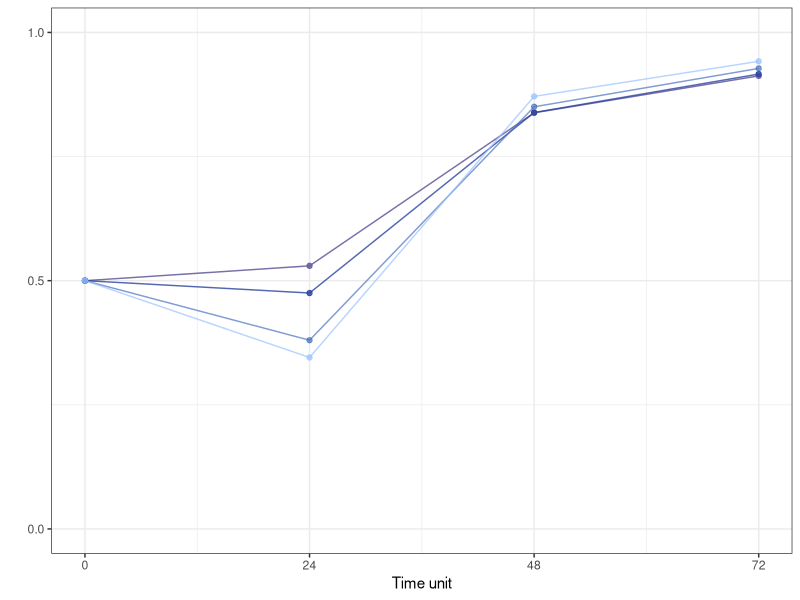
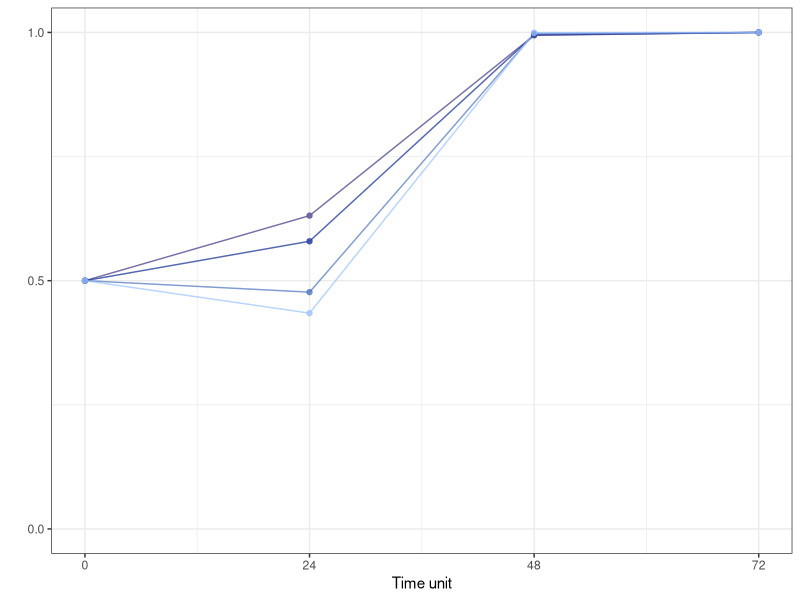
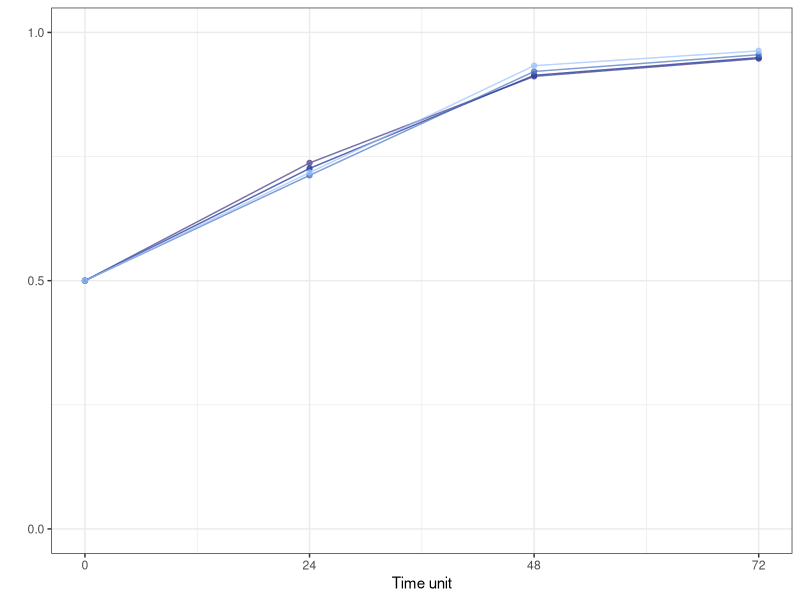
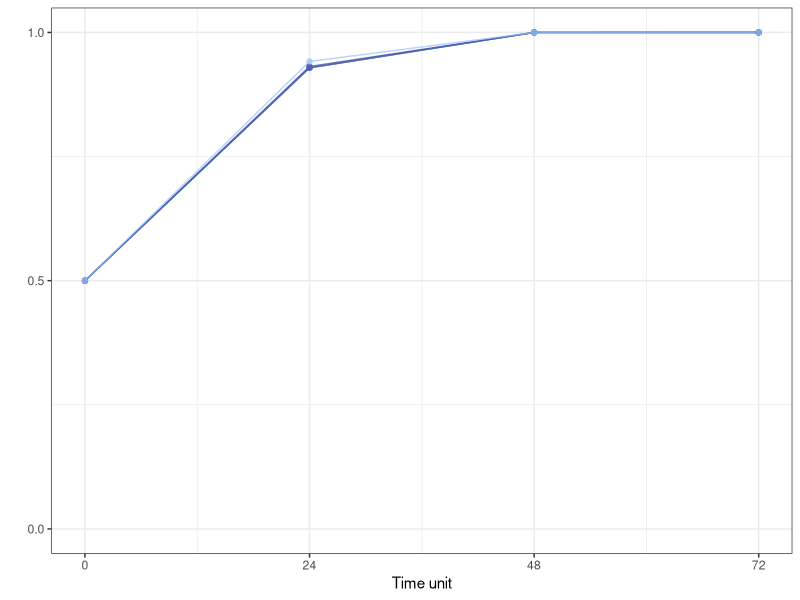

Write the R code that produced these figures, in order. (Note: this script raises an error after producing the figures.)
rm(list = ls())
library(deSolve)   
library(ggplot2)   
library(dplyr)
library(tidyr)
library(scales)

# Define the model
viral_model <- function(t, state, parameters) {
  V1 <- state[1]
  V2 <- state[2]
  
  r1 <- parameters["r1"]
  r2 <- parameters["r2"]
  K <- parameters["K"]
  alpha12 <- parameters["alpha12"]
  alpha21 <- parameters["alpha21"]
  mu <- parameters["mu"]
  
  dV1dt <- r1 * V1 * (1 - (V1 + alpha21 * V2) / K) - mu * V1
  dV2dt <- r2 * V2 * (1 - (V2 + alpha12 * V1) / K) - mu * V1
  
  return(list(c(dV1dt, dV2dt)))
}

########### Try different settings ##########

withinhost_fun = function(param_sets){
  # Initial state and time sequence
  state <- c(V1 = 1, V2 = 1)
  times <- seq(0, 72, by = 0.1)
  
  # Run simulations for each parameter set
  results <- lapply(seq(nrow(param_sets)), function(i) {
    params <- unlist(param_sets[i, ])
    out <- ode(y = state, times = times, func = viral_model, parms = params)
    out_df <- as.data.frame(out)
    out_df$r1 <- params['r1']
    out_df$r2 <- params['r2']
    return(out_df)
  })
  
  # Combine all dataframes into one
  combined_results <- bind_rows(results)
  
  return(combined_results)
  
}

transform_data = function(combined_results){
  # Transform data for plotting
  long_data <- pivot_longer(combined_results, cols = c("V1", "V2"), names_to = "Strain", values_to = "Population")
  long_data$Population_label = long_data$Population/10^3
  long_data$group = long_data$r2 - long_data$r1
  long_data$group[long_data$Strain == 'V1'] = 'V1'
  long_data$group = factor(long_data$group, levels = unique(long_data$group))
  return(long_data) 
}

ratio_fun = function(combined_results){
  long_data_transformed <- combined_results %>%
    mutate(ratio = V1/(V1+V2), group = r2-r1) %>%
    select(time, group, ratio)
  data_ratio = long_data_transformed[long_data_transformed$time %in%
                                     c(0,24,48,72),]
  return(data_ratio)
}

getplot = function(param_sets){
  combined_results = withinhost_fun(param_sets)
  long_data = transform_data(combined_results)
  data_ratio = ratio_fun(combined_results)
  v = '#2A41AF'
  values = c(alpha(v, 0.9), alpha(v, 0.6), 
             alpha(v, 0.4), alpha(v, 0.2))
  values = c(alpha('#6A619F',0.9), alpha('#2A419F',0.8), 
             alpha('#4A71BF',0.7), alpha('#9AC1FF',0.7))
  # values = alpha(c(hue_pal()(3)[1], '#2A41AF', '#4D7AAF', '#619CAF', '#85BDAF'),0.7)
  values = c(hue_pal()(3)[1], values)
  # Plotting
  p1 = ggplot(long_data, aes(x = time, y = Population_label)) +
    geom_line(data = long_data, 
              aes(group = group, color = group)) +
    scale_color_manual(values = values, name = expression('Strain'/Delta*r)) +
    labs(y = "", x = "Time unit", color = "Strain") +
    theme_bw() +
    theme(legend.position = "none") +
    scale_x_continuous(breaks = c(0,24,48,72)) +
    scale_y_continuous(n.breaks = 3, labels = c("0.0",'0.5','1.0'))

  p2 = ggplot(data_ratio, aes(x = time, y = ratio, color = factor(group))) +
    geom_line() +
    geom_point() +
    scale_color_manual(values = values[-1], 
                       name = expression(Delta*r)) +
    labs(y = "", x = "Time unit", color = "r2 value") +
    theme_bw() +
    theme(legend.position = "none") +
    scale_x_continuous(breaks = c(0,24,48,72)) + 
    scale_y_continuous(limits = c(0, 1), 
                       minor_breaks = seq(0 , 1, 0.25),
                       breaks = c(0,0.5,1))

  return(list(p1, p2))
}

# Parameter sets for multiple simulations
param_sets <- expand.grid(r1 = 0.2, 
                          r2 = 0.2 + c(0.02, 0.04, 0.1, 0.2), 
                          K = 200, alpha12 = 1, alpha21 = 0, mu = 0)

plist0 = getplot(param_sets)
plist0[[2]]

param_sets <- expand.grid(r1 = 0.2, 
                          r2 = 0.2 + c(0.02, 0.04, 0.1, 0.2), 
                          K = 200, alpha12 = 2, alpha21 = 0, mu = 0)

plist1 = getplot(param_sets)
plist1[[2]]
param_sets <- expand.grid(r1 = 0.3, 
                          r2 = 0.3 + c(0.02, 0.04, 0.1, 0.2), 
                          K = 200, alpha12 = 1, alpha21 = 0, mu = 0)
plist2 = getplot(param_sets)
plist2[[2]]
param_sets <- expand.grid(r1 = 0.3, 
                          r2 = 0.3 + c(0.02, 0.04, 0.1, 0.2), 
                          K = 200, alpha12 = 2, alpha21 = 0, mu = 0)
plist3 = getplot(param_sets)
plist3[[2]]
pdf(paste0("Output/withinhost_competition.pdf"), width = 1.6, height = 1.2)
print(plist0[[1]])
print(plist0[[2]])
print(plist1[[1]])
print(plist1[[2]])
print(plist2[[1]])
print(plist2[[2]])
print(plist3[[1]])
print(plist3[[2]])
dev.off()

combined_results = withinhost_fun(param_sets)
data_ratio = ratio_fun(combined_results)
v = '#2A41AF'
values = c(alpha(v, 0.9), alpha(v, 0.6), 
           alpha(v, 0.4), alpha(v, 0.2))
# values = alpha(c(hue_pal()(3)[1], '#2A41AF', '#4D7AAF', '#619CAF', '#85BDAF'),0.7)
values = c(alpha('#6A619F',0.9), alpha('#2A419F',0.8), 
           alpha('#4A71BF',0.7), alpha('#9AC1FF',0.7))
show_col(values)
values = c(hue_pal()(3)[1], values)
# values = alpha(c(hue_pal()(3)[1], '#2A41AF', '#4D7AAF', '#619CAF', '#85BDAF'),0.7)
p1 = ggplot(data_ratio, aes(x = time, y = ratio, color = factor(group))) +
  geom_line() +
  geom_point() +
  scale_color_manual(values = values[-1], 
                     name = expression(r[2]-r[1])) +
  labs(y = "", x = "Time unit", color = "r2 value") +
  theme_bw() +
  theme(legend.position = "top",
        legend.key.size = unit(0.4,'cm')) +
  scale_x_continuous(breaks = c(0,24,48,72)) + 
  scale_y_continuous(limits = c(0, 1), 
                     minor_breaks = seq(0 , 1, 0.25),
                     n.breaks = 3)


p1

pdf(paste0("Output/withinhost_competition_legend.pdf"), width = 3, height = 1.5)
print(p1)
dev.off()
